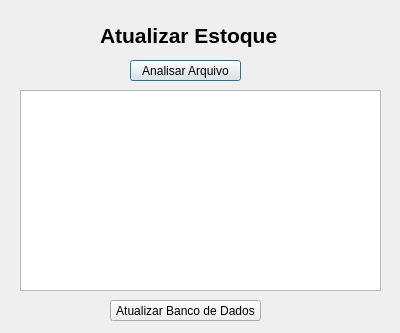
<?xml version="1.0" encoding="UTF-8"?>
<ui version="4.0">
 <class>Dialog</class>
 <widget class="QDialog" name="Dialog">
  <property name="geometry">
   <rect>
    <x>0</x>
    <y>0</y>
    <width>400</width>
    <height>333</height>
   </rect>
  </property>
  <property name="windowTitle">
   <string>Dialog</string>
  </property>
  <widget class="QPushButton" name="pushButton">
   <property name="geometry">
    <rect>
     <x>130</x>
     <y>60</y>
     <width>111</width>
     <height>21</height>
    </rect>
   </property>
   <property name="text">
    <string>Analisar Arquivo</string>
   </property>
  </widget>
  <widget class="QPushButton" name="pushButton_2">
   <property name="geometry">
    <rect>
     <x>110</x>
     <y>300</y>
     <width>151</width>
     <height>21</height>
    </rect>
   </property>
   <property name="text">
    <string>Atualizar Banco de Dados</string>
   </property>
  </widget>
  <widget class="QTextBrowser" name="textBrowser">
   <property name="geometry">
    <rect>
     <x>20</x>
     <y>90</y>
     <width>361</width>
     <height>201</height>
    </rect>
   </property>
  </widget>
  <widget class="QLabel" name="label">
   <property name="geometry">
    <rect>
     <x>100</x>
     <y>20</y>
     <width>211</width>
     <height>31</height>
    </rect>
   </property>
   <property name="font">
    <font>
     <pointsize>16</pointsize>
     <weight>75</weight>
     <bold>true</bold>
    </font>
   </property>
   <property name="text">
    <string>Atualizar Estoque</string>
   </property>
  </widget>
 </widget>
 <resources/>
 <connections/>
</ui>
